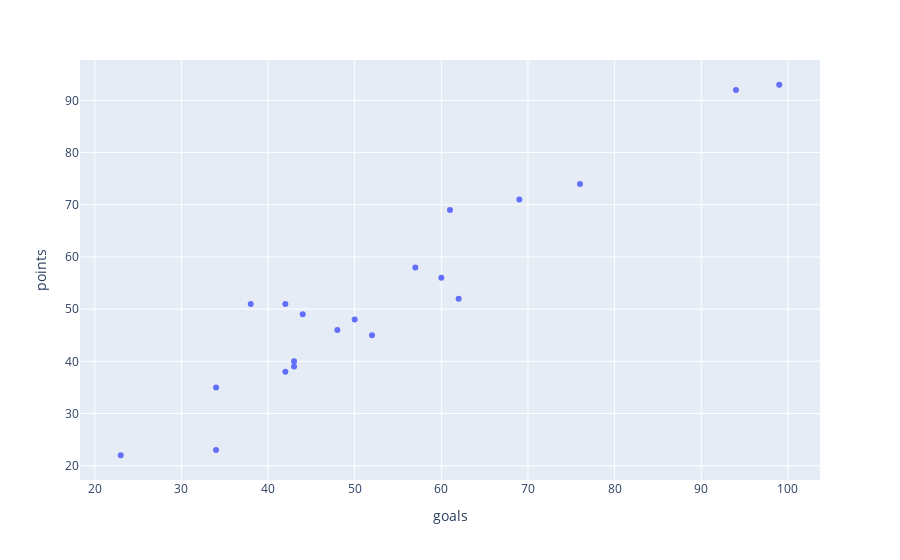

The cell this chart's notebook holds for it:
### Markdown cell above
### Pass data to scatter function

### Code cell


### Figure 1 — Plotly figure (JSON) as saved in the notebook; plotly's stock layout.template omitted (floating-point values rounded to 4 significant figures)
{"data": [{"hovertemplate": "goals=%{x}<br>points=%{y}<extra></extra>", "legendgroup": "", "marker": {"color": "#636efa", "symbol": "circle"}, "mode": "markers", "name": "", "orientation": "v", "showlegend": false, "type": "scatter", "x": [99, 94, 76, 69, 61, 57, 60, 62, 42, 38, 44, 50, 48, 52, 43, 43, 42, 34, 34, 23], "xaxis": "x", "y": [93, 92, 74, 71, 69, 58, 56, 52, 51, 51, 49, 48, 46, 45, 40, 39, 38, 35, 23, 22], "yaxis": "y"}], "layout": {"autosize": true, "legend": {"tracegroupgap": 0}, "margin": {"t": 60}, "xaxis": {"anchor": "y", "autorange": true, "domain": [0, 1], "range": [17.92, 104.1], "title": {"text": "goals"}, "type": "linear"}, "yaxis": {"anchor": "x", "autorange": true, "domain": [0, 1], "range": [16.5, 98.5], "title": {"text": "points"}, "type": "linear"}}}
